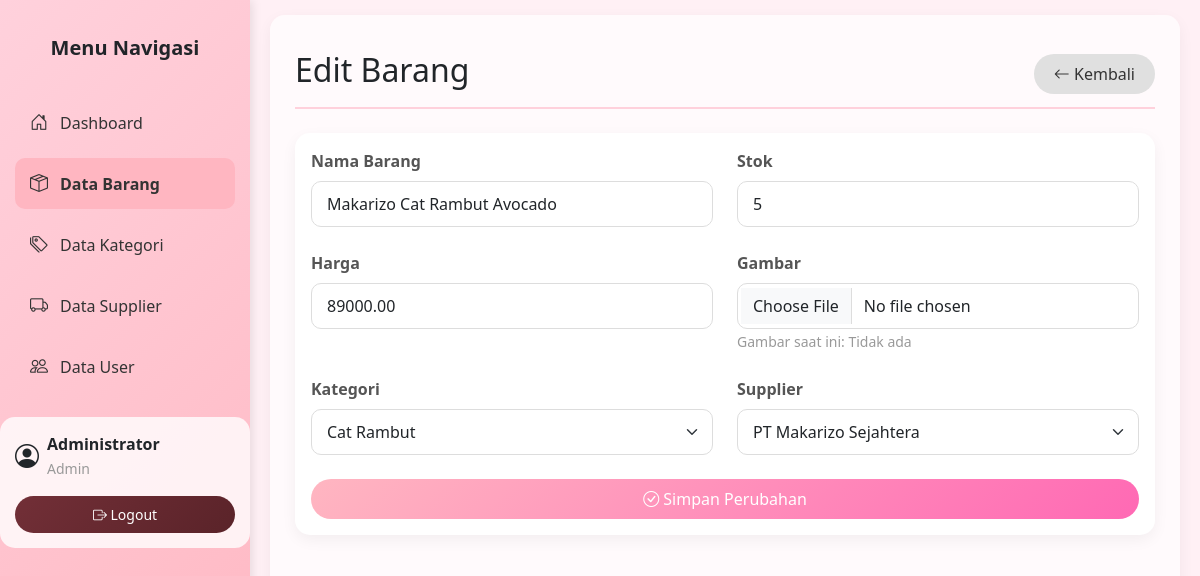
Screenshot of /barang_edit.php?id=18 (signed in) with the database file from the repository.
### tables this page shows
CREATE TABLE `barang` (
  `id_barang` int(11) NOT NULL,
  `nama_barang` varchar(100) NOT NULL,
  `gambar` varchar(255) DEFAULT NULL,
  `stok` int(11) NOT NULL,
  `harga` decimal(10,2) NOT NULL,
  `id_kategori` int(11) DEFAULT NULL,
  `id_supplier` int(11) DEFAULT NULL
);

CREATE TABLE `kategori` (
  `id_kategori` int(11) NOT NULL,
  `nama_kategori` varchar(50) NOT NULL
);

CREATE TABLE `supplier` (
  `id_supplier` int(11) NOT NULL,
  `nama_supplier` varchar(100) NOT NULL,
  `no_telp` varchar(15) DEFAULT NULL,
  `alamat` varchar(255) DEFAULT NULL,
  `telepon` varchar(50) DEFAULT NULL
);

### functions.php (called while the page is built, shortened)
<?php
function is_admin() {
    return isset($_SESSION['level']) && $_SESSION['level'] == 'admin';
}
?>

### barang_edit.php (the view, shortened to what this page needs)
<?php
require_once 'functions.php';
require_once 'koneksi.php';
 $id_barang = (int)$_GET['id'];
 $query = "SELECT * FROM barang WHERE id_barang = ?";
 $stmt = $conn->prepare($query);
 $stmt->bind_param("i", $id_barang);
 $stmt->execute();
 $result = $stmt->get_result();
 $barang = $result->fetch_assoc();
 $kategori_result = $conn->query("SELECT * FROM kategori");
 $supplier_result = $conn->query("SELECT * FROM supplier");
?>
<!DOCTYPE html>
<html lang="id">
<head>
    <link href="https://cdn.jsdelivr.net/npm/bootstrap@5.3.0/dist/css/bootstrap.min.css" rel="stylesheet">
    <link rel="stylesheet" href="https://cdn.jsdelivr.net/npm/bootstrap-icons@1.10.0/font/bootstrap-icons.css">
    <link rel="stylesheet" href="assets/css/custom.css">
</head>
<body>
    <div class="main-container">
        <nav class="sidebar">
            <div class="position-sticky pt-3">
                <h5 class="text-center mb-4 fw-bold">Menu Navigasi</h5>
                <ul class="nav flex-column">
                    <li class="nav-item">
                        <a class="nav-link" href="index.php">
                            <i class="bi bi-house-door"></i> Dashboard
                        </a>
                    </li>
                    <li class="nav-item">
                        <a class="nav-link active" href="barang.php">
                            <i class="bi bi-box-seam"></i> Data Barang
                        </a>
                    </li>
                    <li class="nav-item">
                        <a class="nav-link" href="kategori.php">
                            <i class="bi bi-tags"></i> Data Kategori
                        </a>
                    </li>
                    <li class="nav-item">
                        <a class="nav-link" href="supplier.php">
                            <i class="bi bi-truck"></i> Data Supplier
                        </a>
                    </li>
                    <?php if (is_admin()): ?>
                    <li class="nav-item">
                        <a class="nav-link" href="user.php">
                            <i class="bi bi-people"></i> Data User
                        </a>
                    </li>
                    <?php endif; ?>
                </ul>
                <div class="user-profile">
                    <div class="d-flex align-items-center">
                        <i class="bi bi-person-circle fs-4 me-2"></i>
                        <div>
                            <div class="fw-bold"><?= htmlspecialchars($_SESSION['nama_lengkap']) ?></div>
                            <small class="text-muted"><?= ucfirst(htmlspecialchars($_SESSION['level'])) ?></small>
                        </div>
                    </div>
                    <a href="logout.php" class="btn btn-sm btn-danger mt-2 w-100">
                        <i class="bi bi-box-arrow-right"></i> Logout
                    </a>
                </div>
            </div>
        </nav>
        <div class="main-wrapper">
            <main class="content">
                <div class="d-flex justify-content-between flex-wrap flex-md-nowrap align-items-center pt-3 pb-2 mb-3 border-bottom">
                    <h1 class="h2">Edit Barang</h1>
                    <a href="barang.php" class="btn btn-secondary">
                        <i class="bi bi-arrow-left"></i> Kembali
                    </a>
                </div>
                <div class="card">
                    <div class="card-body">
                        <form method="post" action="" enctype="multipart/form-data">
                            <div class="row">
                                <div class="col-md-6 mb-3">
                                    <label for="nama_barang" class="form-label">Nama Barang</label>
                                    <input type="text" class="form-control" id="nama_barang" name="nama_barang" value="<?= htmlspecialchars($barang['nama_barang']) ?>" required>
                                </div>
                                <div class="col-md-6 mb-3">
                                    <label for="stok" class="form-label">Stok</label>
                                    <input type="number" class="form-control" id="stok" name="stok" value="<?= htmlspecialchars($barang['stok']) ?>" required>
                                </div>
                            </div>
                            <div class="row">
                                <div class="col-md-6 mb-3">
                                    <label for="harga" class="form-label">Harga</label>
                                    <input type="number" class="form-control" id="harga" name="harga" value="<?= htmlspecialchars($barang['harga']) ?>" required>
                                </div>
                                <div class="col-md-6 mb-3">
                                    <label for="gambar" class="form-label">Gambar</label>
                                    <input type="file" class="form-control" id="gambar" name="gambar" accept="image/*">
                                    <small class="text-muted">Gambar saat ini: <?= htmlspecialchars($barang['gambar'] ?? 'Tidak ada') ?></small>
                                </div>
                            </div>
                            <div class="row">
                                <div class="col-md-6 mb-3">
                                    <label for="id_kategori" class="form-label">Kategori</label>
                                    <select class="form-select" id="id_kategori" name="id_kategori" required>
                                        <?php
                                        $kategori_result->data_seek(0);
                                        while ($row = $kategori_result->fetch_assoc()): ?>
                                            <option value="<?= $row['id_kategori'] ?>" <?= ($barang['id_kategori'] == $row['id_kategori']) ? 'selected' : '' ?>>
                                                <?= htmlspecialchars($row['nama_kategori']) ?>
                                            </option>
                                        <?php endwhile; ?>
                                    </select>
                                </div>
                                <div class="col-md-6 mb-3">
                                    <label for="id_supplier" class="form-label">Supplier</label>
                                    <select class="form-select" id="id_supplier" name="id_supplier" required>
                                        <?php
                                        $supplier_result->data_seek(0);
                                        while ($row = $supplier_result->fetch_assoc()): ?>
                                            <option value="<?= $row['id_supplier'] ?>" <?= ($barang['id_supplier'] == $row['id_supplier']) ? 'selected' : '' ?>>
                                                <?= htmlspecialchars($row['nama_supplier']) ?>
                                            </option>
                                        <?php endwhile; ?>
                                    </select>
                                </div>
                            </div>
                            <div class="d-grid">
                                <button type="submit" name="update" class="btn btn-primary">
                                    <i class="bi bi-check-circle"></i> Simpan Perubahan
                                </button>
                            </div>
                        </form>
                    </div>
                </div>
            </main>
        </div>
    </div>
</body>
</html>

### assets/css/custom.css (style rules this page uses)
:root { --baby-pink: #ffd1dc; --soft-pink: #fff0f5; --medium-pink: #ffb6c1; --dark-pink: #ff69b4; --matcha-green: #a8d5ba; --dark-matcha: #6b8e6f; --maroon: #722f37; --dark-maroon: #5a2329; }
body { background-color: var(--soft-pink); font-family: "Segoe UI", Tahoma, Geneva, Verdana, sans-serif; }
.main-container { display: flex; min-height: 100vh; }
.sidebar { width: 250px; height: 100vh; position: fixed; left: 0; top: 0; overflow-y: auto; background: linear-gradient(135deg, var(--baby-pink), var(--medium-pink)); box-shadow: 2px 0 10px rgba(0, 0, 0, 0.1); padding: 20px 0; transition: transform 0.3s ease; z-index: 1000; }
.sidebar .nav-link { color: #333; border-radius: 10px; margin: 5px 15px; padding: 12px 15px; transition: all 0.3s ease; display: flex; align-items: center; }
.sidebar .nav-link.active { background-color: var(--medium-pink); color: #333; font-weight: 600; }
.sidebar .nav-link i { margin-right: 12px; font-size: 18px; }
.main-wrapper { flex: 1; margin-left: 250px; width: calc(100% - 250px); }
.content { padding: 20px 25px; background-color: rgba(255, 255, 255, 0.7); border-radius: 15px; margin: 15px 20px; box-shadow: 0 5px 15px rgba(0, 0, 0, 0.05); min-height: calc(100vh - 50px); }
.border-bottom { border-bottom: 2px solid var(--baby-pink) !important; padding-bottom: 10px !important; margin-bottom: 15px !important; }
.card { border: none; border-radius: 15px; box-shadow: 0 5px 15px rgba(0, 0, 0, 0.05); overflow: hidden; }
.btn-primary { background: linear-gradient(135deg, var(--medium-pink), var(--dark-pink)); border: none; border-radius: 25px; padding: 8px 20px; font-weight: 500; transition: all 0.3s ease; }
.btn-secondary { background-color: #e0e0e0; border: none; border-radius: 25px; padding: 8px 20px; font-weight: 500; color: #333; }
.btn-danger { background: linear-gradient(135deg, var(--maroon), var(--dark-maroon)); border: none; border-radius: 25px; padding: 8px 20px; font-weight: 500; transition: all 0.3s ease; }
.form-control, .form-select { border-radius: 10px; border: 1px solid #ddd; padding: 10px 15px; transition: all 0.3s ease; }
.form-label { font-weight: 600; color: #555; }
.user-profile { background: rgba(255, 255, 255, 0.8); border-radius: 15px; padding: 15px; margin-top: 20px; }
.card, .table { animation: fadeIn 0.5s ease-out; }
.mb-3 { margin-bottom: 1.5rem !important; }
.mb-4 { margin-bottom: 2rem !important; }
.mt-2 { margin-top: 1rem !important; }
.text-muted { color: #999 !important; }
.text-center { text-align: center !important; }
.d-flex { display: flex !important; }
.justify-content-between { justify-content: space-between !important; }
.align-items-center { align-items: center !important; }

### rows the page displays
barang: nama_barang "Makarizo Cat Rambut Avocado", stok "5", harga "89000.00", gambar "Tidak ada", id_kategori "Cat Rambut", id_supplier "PT Makarizo Sejahtera"

### other values shown
$_SESSION['nama_lengkap'] "Administrator"
$_SESSION['level'] "Admin"
